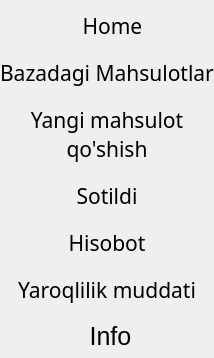
        <widget class="QCustomSlideMenu" name="main_body_menu_widget" native="true">
         <property name="sizePolicy">
          <sizepolicy hsizetype="Preferred" vsizetype="Preferred">
           <horstretch>0</horstretch>
           <verstretch>0</verstretch>
          </sizepolicy>
         </property>
         <property name="minimumSize">
          <size>
           <width>0</width>
           <height>0</height>
          </size>
         </property>
         <property name="maximumSize">
          <size>
           <width>0</width>
           <height>16777215</height>
          </size>
         </property>
         <property name="font">
          <font>
           <pointsize>13</pointsize>
          </font>
         </property>
         <property name="styleSheet">
          <string notr="true">QPushButton{
border-radius:6px;
}
QPushButton:hover{
padding-right:5px;
padding-top:3px;
	color: rgba(105, 211, 188, 155);
	background-color: rgba(19, 21, 30, 205);
}


QPushButton:pressed{
padding-left:5px;
padding-bottom:3px;
	color: rgba(255, 181, 238, 255);
}

</string>
         </property>
         <layout class="QVBoxLayout" name="verticalLayout_8">
          <property name="spacing">
           <number>17</number>
          </property>
          <property name="leftMargin">
           <number>0</number>
          </property>
          <property name="topMargin">
           <number>11</number>
          </property>
          <property name="rightMargin">
           <number>0</number>
          </property>
          <property name="bottomMargin">
           <number>7</number>
          </property>
          <item>
           <widget class="QPushButton" name="home_btn">
            <property name="minimumSize">
             <size>
              <width>0</width>
              <height>25</height>
             </size>
            </property>
            <property name="font">
             <font>
              <family>Narkisim</family>
              <pointsize>16</pointsize>
             </font>
            </property>
            <property name="text">
             <string>  Home</string>
            </property>
            <property name="icon">
             <iconset resource="resource.qrc">
              <normaloff>:/icons/icons/home.svg</normaloff>:/icons/icons/home.svg</iconset>
            </property>
            <property name="iconSize">
             <size>
              <width>24</width>
              <height>24</height>
             </size>
            </property>
           </widget>
          </item>
          <item>
           <widget class="QPushButton" name="bazadagi_mahsulotlar_btn">
            <property name="minimumSize">
             <size>
              <width>0</width>
              <height>25</height>
             </size>
            </property>
            <property name="font">
             <font>
              <family>Narkisim</family>
              <pointsize>16</pointsize>
             </font>
            </property>
            <property name="text">
             <string>Bazadagi Mahsulotlar</string>
            </property>
           </widget>
          </item>
          <item>
           <widget class="QPushButton" name="yangi_mahsulotlar_qushish_btn">
            <property name="minimumSize">
             <size>
              <width>0</width>
              <height>25</height>
             </size>
            </property>
            <property name="font">
             <font>
              <family>Narkisim</family>
              <pointsize>16</pointsize>
             </font>
            </property>
            <property name="text">
             <string>Yangi mahsulot
qo'shish</string>
            </property>
           </widget>
          </item>
          <item>
           <widget class="QPushButton" name="mahsulotlarni_sotish_btn">
            <property name="minimumSize">
             <size>
              <width>0</width>
              <height>25</height>
             </size>
            </property>
            <property name="font">
             <font>
              <family>Narkisim</family>
              <pointsize>16</pointsize>
             </font>
            </property>
            <property name="text">
             <string>Sotildi</string>
            </property>
           </widget>
          </item>
          <item>
           <widget class="QPushButton" name="hisob_kitob_btn">
            <property name="minimumSize">
             <size>
              <width>0</width>
              <height>25</height>
             </size>
            </property>
            <property name="font">
             <font>
              <family>Narkisim</family>
              <pointsize>16</pointsize>
             </font>
            </property>
            <property name="text">
             <string>Hisobot</string>
            </property>
           </widget>
          </item>
          <item>
           <widget class="QPushButton" name="yaroqlilik_muddati_btn">
            <property name="minimumSize">
             <size>
              <width>0</width>
              <height>25</height>
             </size>
            </property>
            <property name="font">
             <font>
              <family>Narkisim</family>
              <pointsize>16</pointsize>
             </font>
            </property>
            <property name="text">
             <string>Yaroqlilik muddati</string>
            </property>
           </widget>
          </item>
          <item alignment="Qt::AlignBottom">
           <widget class="QPushButton" name="info_open_close_btn">
            <property name="minimumSize">
             <size>
              <width>0</width>
              <height>25</height>
             </size>
            </property>
            <property name="font">
             <font>
              <pointsize>19</pointsize>
             </font>
            </property>
            <property name="text">
             <string> Info</string>
            </property>
            <property name="icon">
             <iconset resource="resource.qrc">
              <normaloff>:/icons/icons/info.svg</normaloff>:/icons/icons/info.svg</iconset>
            </property>
            <property name="iconSize">
             <size>
              <width>24</width>
              <height>24</height>
             </size>
            </property>
           </widget>
          </item>
         </layout>
        </widget>
